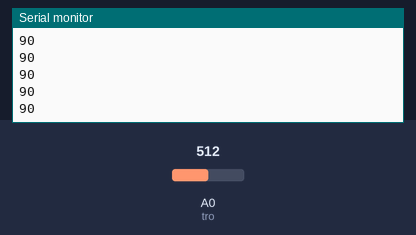
A sketch run on a simulated Arduino Uno, built with avr-gcc and run on an emulated ATmega328P. Shown: the last lines printed to the serial monitor. The inputs (shaded band) are chosen by the test bench; at power-on: A0 (tro) = 512.

Above: at 1.2 s.
1.3 s: A0 (tro) set to 716
At 1.9 s:
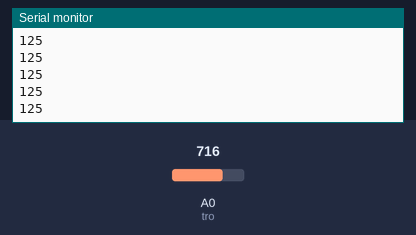
2.8 s: A0 (tro) set to 900
At 3.9 s:
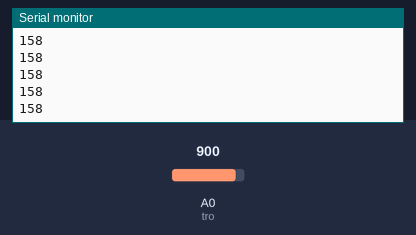
Timing chart, 0 to 5.8 s (numbered marks = the images above; inputs shaded):
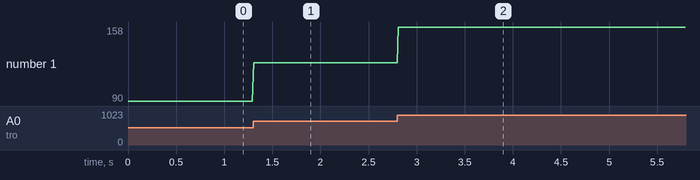

The sketch:

Bien_tro.ino
```cpp
/*
 - Biến trở:
    + Giữa nối A0;
    + Ôm nối 5V
    + Còn lại nối GND
 */
#include <SoftwareSerial.h>
SoftwareSerial BTSerial(10, 11);//TX/RX
int tro = A0;
void setup()
{
  BTSerial.begin(9600);
  Serial.begin(9600);
}
void loop()
{
  int tro_val = analogRead(tro);
  int value = map(tro_val, 0, 1023, 0, 180);
  Serial.println(value);
  BTSerial.write(value);
  delay(10);

}
```

Measured:
- after the input at 1.3 s, the serial monitor: prints a new line at once (image 1)
- after the input at 2.8 s, the serial monitor: prints a new line at once (image 2)
- plotted number 1: 90 → 125 after the input at 1.3 s, 125 → 158 after the input at 2.8 s
